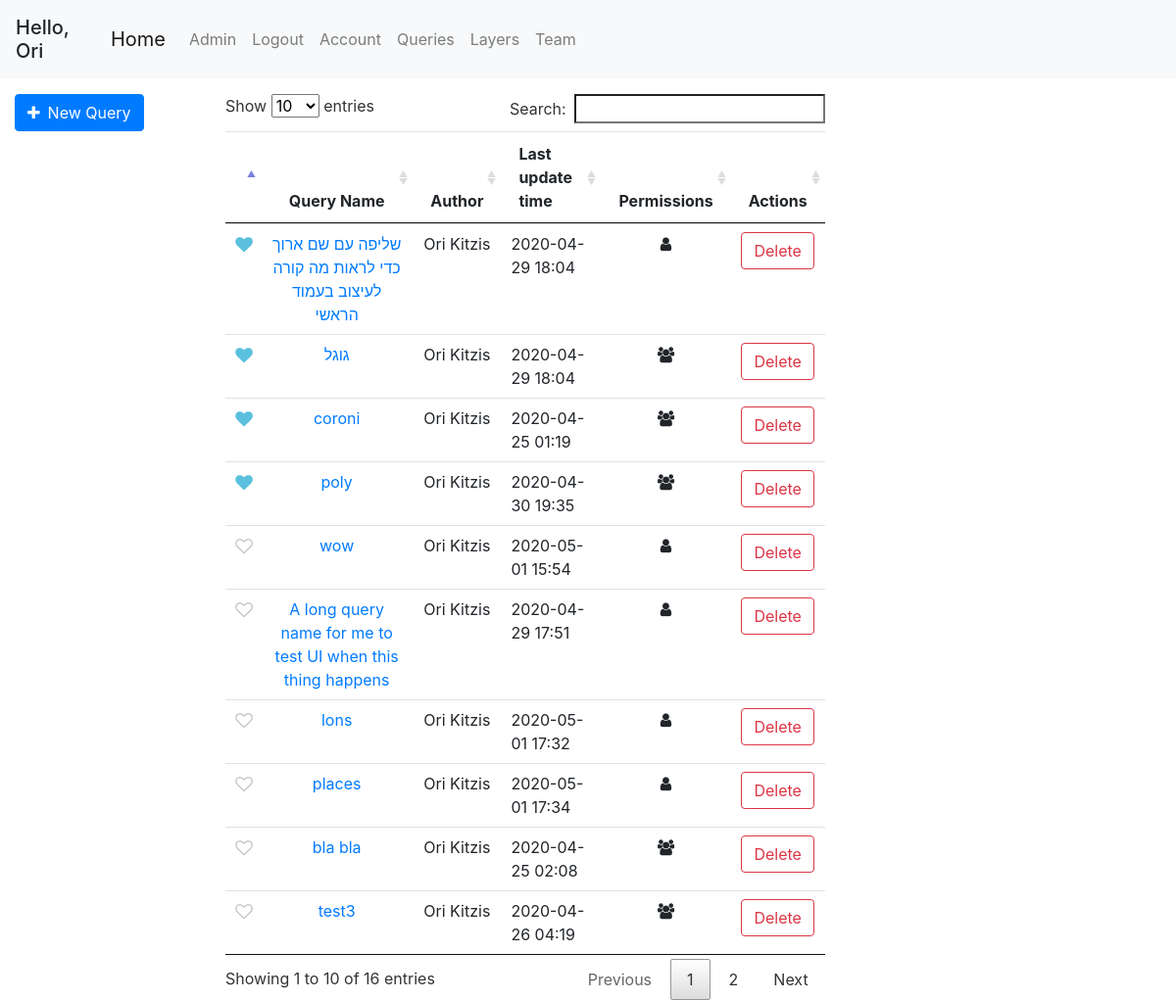
The app's page /queries (signed in), older data.
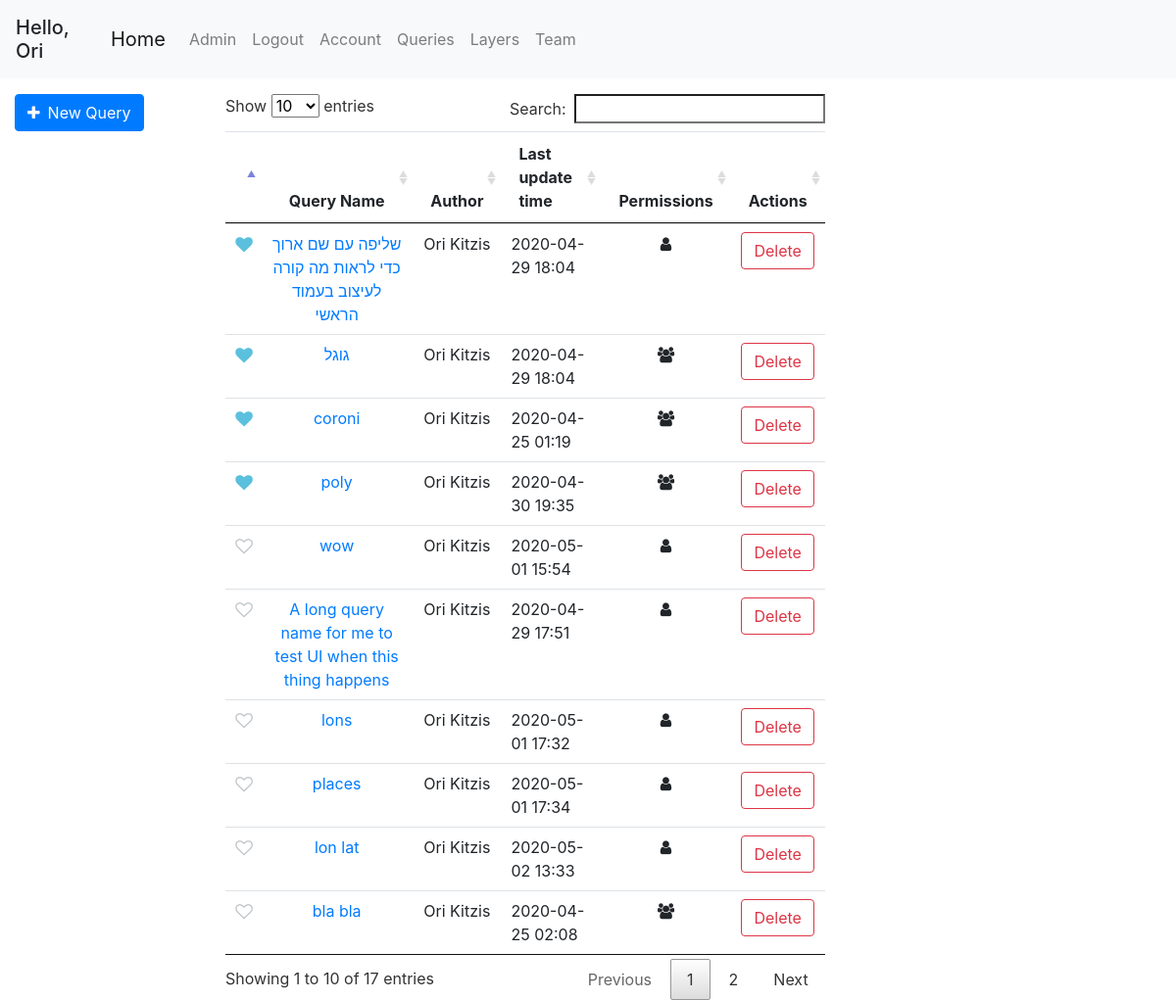
The same page, newer data.
### geoportal/models.py (models this page shows, shortened)
class User(db.Model, UserMixin):
    id = db.Column(db.Integer, primary_key=True)
    username = db.Column(db.String(20), unique=True, nullable=False)
    email = db.Column(db.String(120), unique=True, nullable=False)
    first_name = db.Column(db.String(20), nullable=False, default='')
    last_name = db.Column(db.String(20), nullable=False, default='')
    password = db.Column(db.String(60), nullable=False)
    team_id = db.Column(db.Integer, db.ForeignKey('team.id'))
    roles = db.relationship('Role', secondary='user_roles')
    layers = db.relationship('Layer', backref='user', lazy=True)
    queries = db.relationship('Query', backref='user', lazy=True)
    preferences = db.relationship('UserPreferences', backref='user', lazy=True)
    @property
    def full_name(self):
        return f'{self.first_name} {self.last_name}'
    def has_role(self, role_name):
        for role in self.roles:
            if role.name == role_name:
                return True
        return False

class Query(db.Model):
    id = db.Column(db.Integer, primary_key=True)
    user_id = db.Column(db.Integer, db.ForeignKey('user.id'), nullable=False, default=0)
    query_name = db.Column(db.String(120))
    db_name = db.Column(db.String(20))
    date_uploaded = db.Column(db.DateTime, nullable=False, default=datetime.datetime.now)
    last_update_time = db.Column(db.DateTime, nullable=False, default=datetime.datetime.now)
    query_text = db.Column(db.Text, nullable=False, default='')
    only_user = db.Column(db.Boolean, default=False)
    only_team = db.Column(db.Boolean, default=False)
    public = db.Column(db.Boolean, default=True)
    parameters = db.relationship('QueryTextParameters', backref='query', lazy=True)
    polygon_parameters = db.relationship('QueryPolygonParameters', backref='query', lazy=True)
    @property
    def pretty_last_update_time(self):
        return self.last_update_time.strftime('%Y-%m-%d %H:%M')

### geoportal/queries/views.py (the view)
@queries.route('/queries')
@login_required
def get_queries():
    queries = get_allowed_queries()
    marked_queries = db.session.query(UserMarkedQuery.query_id).filter_by(user_id=current_user.id).all()
    marked_queries = [query[0] for query in marked_queries]
    return render_template('queries.html', queries=queries, marked_queries=marked_queries)

### geoportal/models.py (called while the page is built)
@login_manager.user_loader
def load_user(user_id):
    return User.query.get(int(user_id))

### geoportal/queries/utils.py (called while the page is built)
def marked_queries_first(queries):
    return sorted(queries, key=lambda query: UserMarkedQuery.query.filter(and_(UserMarkedQuery.query_id == query.id, UserMarkedQuery.user_id == current_user.id)).first() is not None, reverse=True)

def get_allowed_queries():
    if current_user.is_authenticated:
        queries = Query.query.order_by(Query.only_user.desc(), Query.public).all()
        authorized_queries = []
        for query in queries:
            if query.public or (query.only_team and User.query.get(query.user_id).team_id == current_user.team_id) or query.user_id == current_user.id:
                authorized_queries.append(query)
        queries = authorized_queries
        queries = marked_queries_first(queries)
    else:
        queries = Query.query.filter_by(public=True).all()
    return queries

### geoportal/templates/queries.html (shortened to what this page needs)
{% extends "base.html" %}
{% block left_sidebar %}
    <form class="mt-3" action="/query">
        <button class="btn btn-primary"><span class="fa fa-plus mr-2"></span>New Query</button>
    </form>
{% endblock left_sidebar %}
{% block content %}
<div class="col-md-10 mt-3">
    <table id="queries-table" class="table table-hover table-condensed dataTable no-footer">
        <thead style="text-align: center">
            <tr>
                <th></th>
                <th>Query Name</th>
                <th>Author</th>
                <th style="text-align: left">Last update time</th>
                <th>Permissions</th>
                <th>Actions</th>
            </tr>
        </thead>
        <tbody style="text-align: center">
        {% for query in queries %}
            <tr id="{{ query.id }}">
                <td>
                    <div class="pretty p-icon p-toggle p-plain">
                        <div class="state p-off">
                            <i class="icon fa fa-heart-o "></i>
                        </div>
                        <div class="state p-on p-info-o">
                            <i class="icon fa fa-heart"></i>
                        </div>
                    </div>
                </td>
                <td > <a href="/query/{{ query.id }}">{{ query.query_name }}</a></td>
                <td>{{ query.user.full_name }}</td>
                <td style="text-align: left">{{ query.pretty_last_update_time }}</td>
                <td>
                    {% if query.only_user %}
                    <span class="fa fa-user"></span>
                    {% elif query.only_team %}
                    <span class="fa fa-users"></span>
                    {% else %}
                    <span class="fa fa-globe"></span>
                    {% endif %}
                </td>
                <td>
                    {% if query.user_id == current_user.id %}
                        <button class="btn btn-outline-danger" onclick="deleteQuery({{ query.id }})">Delete</button>
                    {% endif %}
                </td>
            </tr>
        {% endfor %}
        </tbody>
    </table>
</div>
{% endblock content %}

### geoportal/templates/base.html (shortened to what this page needs)
<!DOCTYPE html>
<html lang="en">
<head>
    <link rel="stylesheet" href="/static/css/bootstrap/bootstrap.min.css"/>
    <link rel="stylesheet" href="/static/css/style.css"/>
    <link rel="stylesheet" href="/static/css/leaflet/leaflet.css"/>
    <link rel="stylesheet" href="/static/css/leaflet/leaflet.draw.css"/>
    <link rel="stylesheet" href="/static/css/dataTable/jquery.dataTables.min.css">
    <link rel="stylesheet" href="https://cdnjs.cloudflare.com/ajax/libs/font-awesome/4.7.0/css/font-awesome.min.css">
    <link rel="stylesheet" href="/static/css/utils/pretty-checkbox.min.css">
    <link rel="stylesheet" href="/static/css/leaflet/leaflet.contextmenu.css">
</head>
<body>
    <header class="site-header">
        <nav class="navbar navbar-expand-lg navbar-fixed-top navbar-light bg-light">
            {% if current_user.is_authenticated %}
            <h5 class="mt-2">Hello, {{ current_user.first_name }}</h5>
            {% endif %}
            <div class="container">
                <a class="navbar-brand" href="{{ url_for('main.home') }}">Home</a>
                <div class="collapse navbar-collapse" id="navbarSupportedContent">
                    <ul class="navbar-nav mr-auto">
                        {% if current_user.is_authenticated %}
                            {% if current_user.has_role('Admin') %}
                                <li class="nav-item"><a class="nav-link" href="/admin">Admin</a></li>
                            {% endif %}
                            <li class="nav-item"><a class="nav-link" href="{{ url_for('users.logout') }}">Logout</a></li>
                            <li class="nav-item"><a class="nav-link" href="{{ url_for('users.account') }}">Account</a></li>
                            <li class="nav-item"><a class="nav-link" href="{{ url_for('queries.get_queries') }}">Queries</a></li>
                            <li class="nav-item"><a class="nav-link" href="{{ url_for('mapping.get_layers') }}">Layers</a></li>
                            {% if current_user.team_id %}
                                <li class="nav-item"><a class="nav-link" href="{{ url_for('users.team') }}">Team</a></li>
                            {% else %}
                                <li class="nav-item"><a class="nav-link" href="{{ url_for('users.new_team') }}">Create Team</a></li>
                            {% endif %}
                        {% else %}
                            <li class="nav-item"><a class="nav-link" href="{{ url_for('users.login') }}">Login</a></li>
                            <li class="nav-item"><a class="nav-link" href="{{ url_for('users.register') }}">Register</a></li>
                        {% endif %}
                    </ul>
                </div>
            </div>
        </nav>
    </header>
    <div class="container-fluid" id="content">
        <div class="row">
            <div class="col-md-3 col-lg-2 pr-0 sidebar">
                {% block left_sidebar %}{% endblock %}
            </div>
            <div class="col-md-6 col-lg-8 main">
                {% block content %}{% endblock %}
            </div>
            <div class="col-md-3 col-lg-2 sidebar" id="right-sidebar">
            </div>
        </div>
    </div>
</body>
</html>

Row changes from the older to the newer data that the page shows:
no longer on this page (row unchanged): Query: query_name "test3", user.full_name "Ori Kitzis", pretty_last_update_time "2020-04-26 04:19", only_user False (drawn)
added Query: query_name "lon lat", user.full_name "Ori Kitzis", pretty_last_update_time "2020-05-02 13:33", only_user True (drawn)
Text that changed along with them:
text written by a page script: "Show entries Search: Showing 1 to 10 of 16 entries Previous 1 2 Next" → "Show entries Search: Showing 1 to 10 of 17 entries Previous 1 2 Next"
